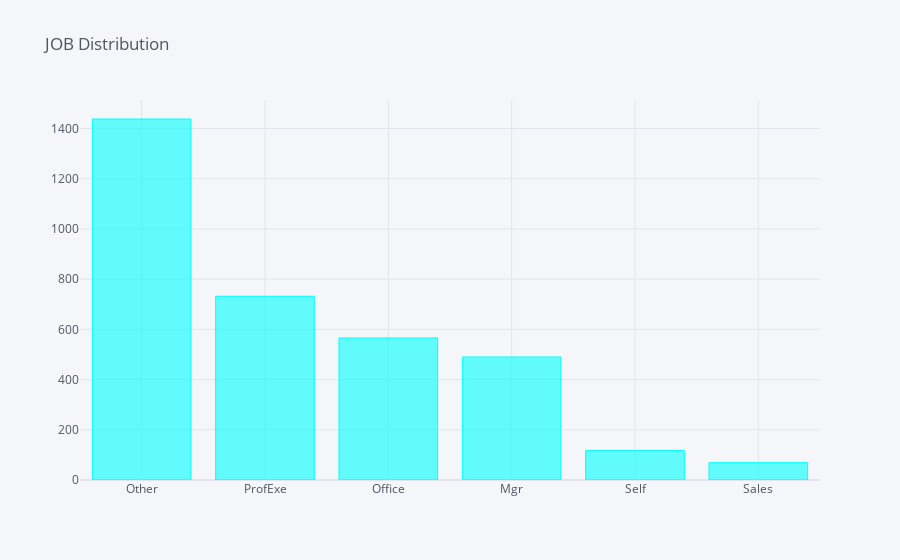
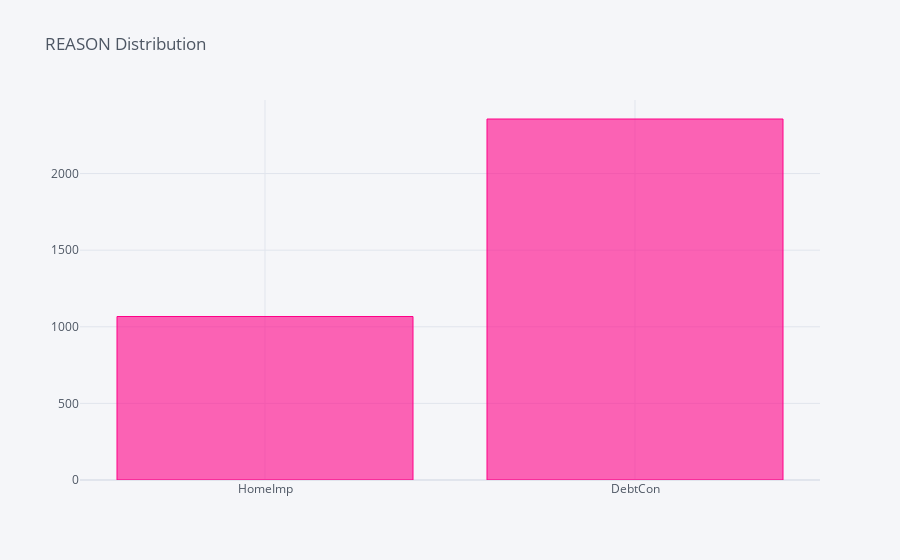

Notebook source saved alongside these figures, in order:
### Code cell
colors = ["cyan","pink"]
for i,col in enumerate(Cats):    
    Train[col].value_counts().sort_values(ascending = bool(i)).iplot(kind='bar',title = f"{col} Distribution",color = colors[i], filename='bar-subplots')

### Figure 1 — Plotly figure (JSON) as saved in the notebook; plotly's stock layout.template omitted (floating-point values rounded to 4 significant figures)
{"data": [{"marker": {"color": "rgba(0, 255, 255, 0.6)", "line": {"color": "rgba(0, 255, 255, 1.0)", "width": 1}}, "name": "JOB", "orientation": "v", "text": "", "type": "bar", "x": ["Other", "ProfExe", "Office", "Mgr", "Self", "Sales"], "y": [1438, 732, 566, 490, 118, 69]}], "layout": {"autosize": true, "legend": {"bgcolor": "#F5F6F9", "font": {"color": "#4D5663"}}, "paper_bgcolor": "#F5F6F9", "plot_bgcolor": "#F5F6F9", "title": {"font": {"color": "#4D5663"}, "text": "JOB Distribution"}, "xaxis": {"autorange": true, "gridcolor": "#E1E5ED", "range": [-0.5, 5.5], "showgrid": true, "tickfont": {"color": "#4D5663"}, "title": {"font": {"color": "#4D5663"}, "text": ""}, "type": "category", "zerolinecolor": "#E1E5ED"}, "yaxis": {"autorange": true, "gridcolor": "#E1E5ED", "range": [0, 1514.0], "showgrid": true, "tickfont": {"color": "#4D5663"}, "title": {"font": {"color": "#4D5663"}, "text": ""}, "type": "linear", "zerolinecolor": "#E1E5ED"}}}

### Figure 2 — Plotly figure (JSON) as saved in the notebook; plotly's stock layout.template omitted (floating-point values rounded to 4 significant figures)
{"data": [{"marker": {"color": "rgba(255, 0, 136, 0.6)", "line": {"color": "rgba(255, 0, 136, 1.0)", "width": 1}}, "name": "REASON", "orientation": "v", "text": "", "type": "bar", "x": ["HomeImp", "DebtCon"], "y": [1067, 2356]}], "layout": {"autosize": true, "legend": {"bgcolor": "#F5F6F9", "font": {"color": "#4D5663"}}, "paper_bgcolor": "#F5F6F9", "plot_bgcolor": "#F5F6F9", "title": {"font": {"color": "#4D5663"}, "text": "REASON Distribution"}, "xaxis": {"autorange": true, "gridcolor": "#E1E5ED", "range": [-0.5, 1.5], "showgrid": true, "tickfont": {"color": "#4D5663"}, "title": {"font": {"color": "#4D5663"}, "text": ""}, "type": "category", "zerolinecolor": "#E1E5ED"}, "yaxis": {"autorange": true, "gridcolor": "#E1E5ED", "range": [0, 2480], "showgrid": true, "tickfont": {"color": "#4D5663"}, "title": {"font": {"color": "#4D5663"}, "text": ""}, "type": "linear", "zerolinecolor": "#E1E5ED"}}}
